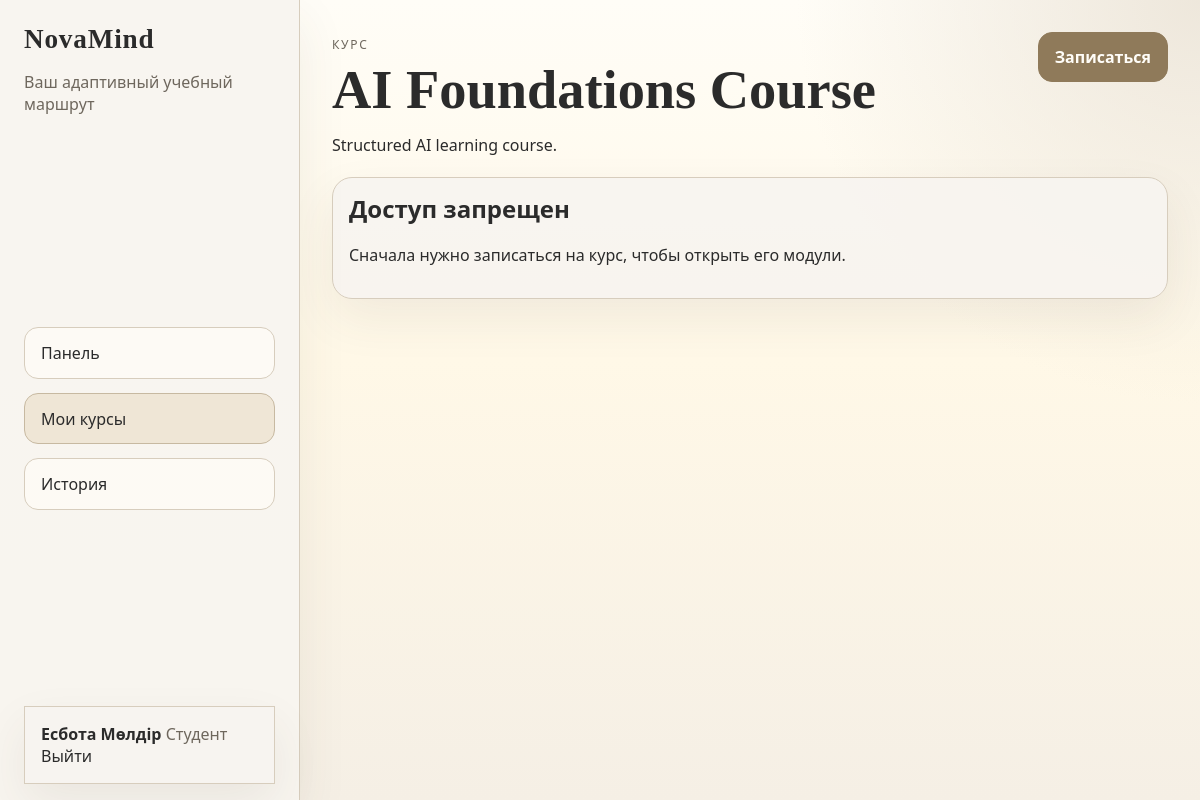
/courses/1 (signed in), run on the app's committed database.
### tables this page shows
CREATE TABLE users (
            id INTEGER PRIMARY KEY AUTOINCREMENT,
            username TEXT UNIQUE NOT NULL,
            full_name TEXT NOT NULL,
            password_hash TEXT NOT NULL,
            role_id INTEGER NOT NULL,
            preferred_language TEXT DEFAULT 'en',
            created_at TEXT DEFAULT CURRENT_TIMESTAMP,
            FOREIGN KEY (role_id) REFERENCES roles(id)
        );

CREATE TABLE roles (
            id INTEGER PRIMARY KEY AUTOINCREMENT,
            name TEXT UNIQUE NOT NULL
        );

CREATE TABLE courses (
            id INTEGER PRIMARY KEY AUTOINCREMENT,
            title TEXT NOT NULL,
            description TEXT NOT NULL,
            teacher_id INTEGER NOT NULL,
            created_at TEXT DEFAULT CURRENT_TIMESTAMP,
            FOREIGN KEY (teacher_id) REFERENCES users(id)
        );

### app.py (the view)
@app.route("/courses/<int:course_id>")
@login_required
def course_detail(course_id):
    db = get_db()
    course = db.execute(
        """
        SELECT courses.*, users.full_name AS teacher_name
        FROM courses
        JOIN users ON users.id = courses.teacher_id
        WHERE courses.id = ?
        """,
        (course_id,),
    ).fetchone()
    if not course:
        abort(404)
    enrolled = not is_student() or is_enrolled(g.user["id"], course_id)
    modules = db.execute(
        """
        SELECT modules.*, progress_tracking.theory_completed, progress_tracking.test_completed,
               progress_tracking.practice_completed, progress_tracking.homework_completed,
               progress_tracking.module_completed
        FROM modules
        LEFT JOIN progress_tracking
          ON progress_tracking.module_id = modules.id
         AND progress_tracking.user_id = ?
        WHERE modules.course_id = ?
        ORDER BY modules.sort_order
        """,
        (g.user["id"], course_id),
    ).fetchall()
    module_cards = []
    for row in modules:
        module_cards.append(
            {
                "id": row["id"],
                "title": module_text(row, "title"),
                "summary": module_text(row, "summary"),
                "unlocked": enrolled and is_module_unlocked(g.user["id"], row["id"]),
                "status": current_stage(row) if row["theory_completed"] is not None else "theory",
                "module_completed": bool(row["module_completed"]) if row["module_completed"] is not None else False,
            }
        )
    return render_template("course_detail.html", course=course, modules=module_cards, enrolled=enrolled)

### app.py (called while the page is built)
def get_db():
    if "db" not in g:
        g.db = sqlite3.connect(DATABASE_PATH)
        g.db.row_factory = sqlite3.Row
    return g.db

def t(key):
    lang = session.get("lang", "en")
    return TRANSLATIONS.get(lang, TRANSLATIONS["en"]).get(key, key)

def app_texts():
    keys = [
        "load_test",
        "submit_test",
        "score_label",
        "passed_message",
        "failed_message",
        "choose_file_first",
        "download",
        "no_files",
        "error_output",
        "test_locked_message",
    ]
    return {key: t(key) for key in keys}

def module_text(row, prefix):
    lang = session.get("lang", "en")
    return row[f"{prefix}_{lang}"]

def role_label(role_name):
    return {
        "student": t("student_role"),
        "teacher": t("teacher_role"),
        "admin": "Admin",
    }.get(role_name, role_name.title())

def is_student():
    return bool(g.user and g.user["role_name"] == "student")

def login_required(view):
    @wraps(view)
    def wrapped(*args, **kwargs):
        if not g.user:
            return redirect(url_for("login"))
        return view(*args, **kwargs)
    return wrapped

@app.before_request
def load_logged_in_user():
    if session.get("lang") not in ALLOWED_LANGS:
        session["lang"] = detect_request_language()
    user_id = session.get("user_id")
    g.user = None
    if user_id:
        g.user = get_db().execute(
            """
            SELECT users.*, roles.name AS role_name
            FROM users JOIN roles ON roles.id = users.role_id
            WHERE users.id = ?
            """,
            (user_id,),
        ).fetchone()
        if not g.user:
            session.clear()
            return
        session["role_name"] = g.user["role_name"]
        if session.get("lang") not in ALLOWED_LANGS:
            session["lang"] = g.user["preferred_language"] or detect_request_language()

def current_stage(progress):
    if not progress["theory_completed"]:
        return "theory"
    if not progress["test_completed"]:
        return "test"
    if not progress["practice_completed"]:
        return "practice"
    if not progress["homework_completed"]:
        return "homework"
    return "completed"

def is_enrolled(user_id, course_id):
    row = get_db().execute(
        "SELECT 1 FROM enrollments WHERE student_id = ? AND course_id = ?",
        (user_id, course_id),
    ).fetchone()
    return bool(row)

### templates/course_detail.html (shortened to what this page needs)
{% extends "base.html" %}
{% block content %}
<section class="page-header">
    <div>
        <span class="eyebrow">{{ t('course') }}</span>
        <h1>{{ course.title }}</h1>
        <p>{{ course.description }}</p>
    </div>
    {% if not enrolled and g.user.role_name == 'student' %}
    <form method="post" action="{{ url_for('enroll_course', course_id=course.id) }}">
        <button type="submit" class="primary-btn">{{ t('enroll') }}</button>
    </form>
    {% endif %}
</section>
{% if not enrolled and g.user.role_name == 'student' %}
<section class="lab-card">
    <h2>{{ t('access_denied') }}</h2>
    <p>{{ t('not_enrolled_message') }}</p>
</section>
{% endif %}
{% endblock %}

### templates/base.html (shortened to what this page needs)
<!doctype html>
<html lang="{{ session.get('lang', 'en') }}">
<head>
    <link rel="stylesheet" href="{{ url_for('static', filename='css/styles.css') }}">
</head>
<body class="{% if g.user %}app-body{% else %}auth-body{% endif %}">
    <div class="app-shell">
        {% if g.user %}
        <aside class="sidebar">
            <div class="sidebar-inner">
                <div>
                    <div class="brand">NovaMind</div>
                    <p class="brand-subtitle">{{ t('your_path') }}</p>
                </div>
                <nav class="nav-links">
                    <a href="{{ url_for('dashboard') }}" class="{{ 'active' if request.endpoint == 'dashboard' else '' }}">{{ t('dashboard') }}</a>
                    {% if g.user.role_name == 'student' %}
                    <a href="{{ url_for('my_courses') }}" class="{{ 'active' if request.endpoint in ['my_courses', 'course_detail'] else '' }}">{{ t('my_courses') }}</a>
                    {% endif %}
                    <a href="{{ url_for('history') }}" class="{{ 'active' if request.endpoint == 'history' else '' }}">{{ t('history') }}</a>
                </nav>
                <div class="user-box">
                    <strong>{{ g.user.full_name }}</strong>
                    <span>{{ role_label(g.user.role_name) }}</span>
                    <a href="{{ url_for('logout') }}">{{ t('logout') }}</a>
                </div>
            </div>
        </aside>
        {% endif %}
        <main class="main-content {% if not g.user %}auth-layout{% endif %}">
            <div class="content-shell {% if not g.user %}content-shell-auth{% endif %}">
                {% block content %}{% endblock %}
            </div>
        </main>
    </div>
</body>
</html>

### static/css/styles.css (style rules this page uses)
:root { --bg: #fff8e7; --bg-soft: #f8f5f0; --panel: #f8f5f0; --panel-strong: #ede6da; --line: #d7cdbd; --line-strong: #c7b9a1; --text: #2b2b2b; --muted: #6e675d; --accent: #8f7a5a; --accent-soft: #efe6d6; --success: #dce9dc; --warning: #f4ddd5; --shadow: 0 20px 48px rgba(82, 68, 48, 0.08); --radius: 20px; --font-sans: "Avenir Next", "Segoe UI", sans-serif; --font-serif: "Iowan Old Style", "Georgia", serif; }
*, *::before, *::after { box-sizing: border-box; }
html { height: 100%; overflow-x: hidden; }
body { margin: 0; height: 100%; min-height: 100vh; overflow-x: hidden; color: var(--text); font-family: var(--font-sans); background: radial-gradient(circle at top right, rgba(237, 230, 218, 0.95), transparent 28%), linear-gradient(180deg, #fffdf7 0%, var(--bg) 45%, #f5efe5 100%); }
body.app-body { display: block; }
a { color: inherit; text-decoration: none; }
button, input, textarea, select { font: inherit; }
.app-shell { width: 100%; min-height: 100vh; }
.main-content { width: 100%; min-width: 0; overflow-x: hidden; padding: 5rem 1rem 1.5rem; }
.content-shell { width: min(100%, 1200px); margin: 0 auto; }
.sidebar { position: fixed; inset: 0 auto 0 0; width: min(86vw, 320px); max-width: 320px; transform: translateX(-100%); transition: transform 0.25s ease; z-index: 40; border-right: 1px solid var(--line); background: rgba(248, 245, 240, 0.98); box-shadow: var(--shadow); padding: 1.25rem; }
.sidebar-inner { min-height: calc(100vh - 2.5rem); display: flex; flex-direction: column; gap: 1rem; justify-content: space-between; }
.brand { font-family: var(--font-serif); font-size: 1.7rem; font-weight: 700; letter-spacing: 0.03em; }
.brand-subtitle, .user-box span, .module-card p, .flash, .eyebrow, .stat-pill, .teacher-link span, .secondary-link { color: var(--muted); }
.nav-links, .teacher-module-list, .stage-panel, .lab-panel { display: grid; gap: 0.9rem; }
.nav-links a, .teacher-link, .primary-btn, .secondary-link, .status-badge { border-radius: 14px; }
.nav-links a, .teacher-link, .file-item { border: 1px solid var(--line); background: rgba(255, 253, 247, 0.72); }
.nav-links a { padding: 0.85rem 1rem; }
.nav-links a.active, .nav-links a:hover, .teacher-link:hover { background: var(--accent-soft); border-color: var(--line-strong); }
.user-box, .flash, .lab-card, .module-card, .stage-card, .glass-form, .hero-card, .stat-pill { background: rgba(248, 245, 240, 0.92); border: 1px solid var(--line); box-shadow: var(--shadow); }
.user-box, .flash, .lab-card, .module-card, .stage-card, .glass-form { padding: 1rem; }
.eyebrow { text-transform: uppercase; letter-spacing: 0.14em; font-size: 0.75rem; }
.hero-copy h1, .page-header h1 { margin: 0.5rem 0 0.75rem; font-family: var(--font-serif); font-size: clamp(2rem, 7vw, 3.4rem); line-height: 1.06; }
.hero-copy p, .page-header p { margin: 0; max-width: 60ch; line-height: 1.65; }
.primary-btn, .secondary-link { display: inline-flex; align-items: center; justify-content: center; gap: 0.5rem; padding: 0.8rem 1rem; text-align: center; }
.primary-btn { border: 1px solid var(--accent); background: var(--accent); color: #fffdf8; font-weight: 600; cursor: pointer; }
.page-header { display: grid; gap: 0.9rem; margin-bottom: 1.2rem; }
.module-card, .lab-card, .stage-card { border-radius: var(--radius); }
.module-card h3, .stage-card h2, .lab-card h2 { margin-top: 0; line-height: 1.25; }
@media (min-width: 760px) { .main-content { padding: 2rem; } }
@media (min-width: 760px) { .page-header { grid-template-columns: 1fr auto; align-items: start; } }
@media (min-width: 900px) { .main-content:not(.auth-layout) { padding-inline: 1.5rem; } }
@media (min-width: 1100px) { .app-shell { display: grid; grid-template-columns: 300px 1fr; } }
@media (min-width: 1100px) { .sidebar { position: sticky; top: 0; transform: none; width: auto; height: 100vh; padding: 1.5rem; } }
@media (min-width: 1100px) { .main-content { padding: 2rem; } }
@media (min-width: 1100px) { .main-content:not(.auth-layout) { min-height: 100vh; margin-left: 0; overflow-y: auto; padding-inline: 2rem; } }

### data on the page
users: user.full_name "Есбота Мөлдір"
roles: name "Студент"
courses: title "AI Foundations Course", description "Structured AI learning course."

### other printed values
{{ t('your_path') }} "Ваш адаптивный учебный маршрут"
{{ t('dashboard') }} "Панель"
{{ t('my_courses') }} "Мои курсы"
{{ t('history') }} "История"
{{ t('logout') }} "Выйти"
{{ t('course') }} "КУРС"
{{ t('enroll') }} "Записаться"
{{ t('access_denied') }} "Доступ запрещен"
{{ t('not_enrolled_message') }} "Сначала нужно записаться на курс, чтобы открыть его модули."
